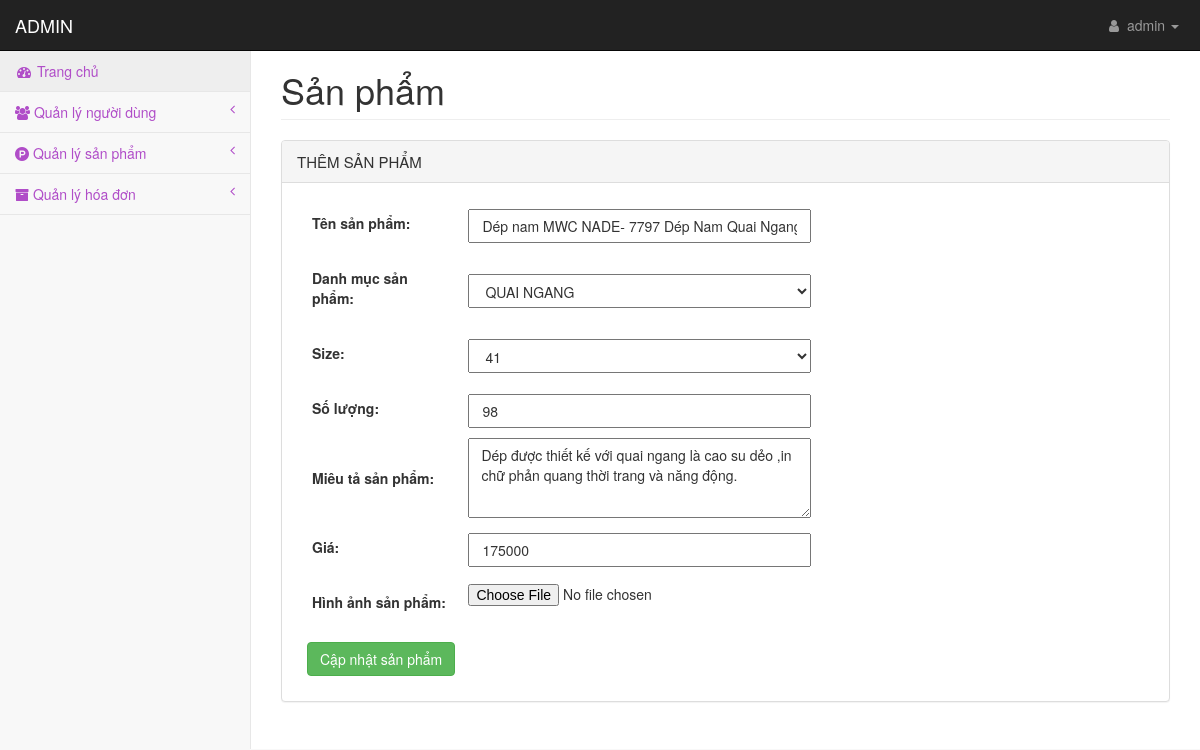
The page /admin/pages/productedit.php?productid=0 (signed in) on the database as committed earlier.
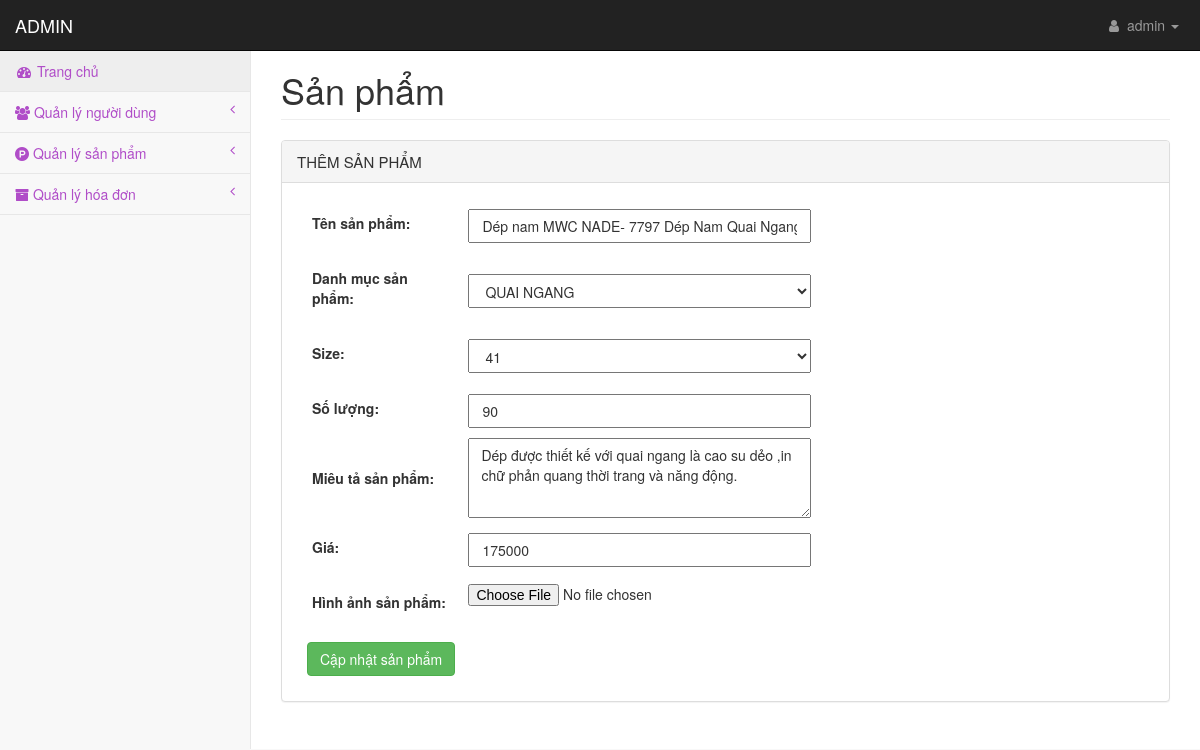
The same page on the database as committed later.
### tables this page shows
CREATE TABLE `tbl_sanpham` (
  `maSanPham` int(11) NOT NULL,
  `maLoai` int(11) NOT NULL,
  `tenSanPham` varchar(255) NOT NULL,
  `sizeSanPham` varchar(255) NOT NULL,
  `soLuongSanPham` varchar(255) NOT NULL,
  `mieuTaSanPham` mediumtext NOT NULL,
  `giaSanPham` varchar(255) NOT NULL,
  `trangThaiSanPham` varchar(255) NOT NULL DEFAULT '1',
  `hinhAnhSanPham` varchar(255) NOT NULL
);

CREATE TABLE `tbl_loaisanpham` (
  `maLoai` int(11) NOT NULL,
  `tenLoai` varchar(255) NOT NULL
);

### lib/session.php (called while the page is built, shortened)
<?php
class Session{
 public static function get($key){
    if (isset($_SESSION[$key])) {
     return $_SESSION[$key];
    } else {
     return false;
    }
 }
}
?>

### admin/lib/database.php (called while the page is built, shortened)
<?php
Class Database{
   public $host   = DB_HOST;
   public $user   = DB_USER;
   public $pass   = DB_PASS;
   public $dbname = DB_NAME;
   public $link;
private function connectDB(){
   $this->link = new mysqli($this->host, $this->user, $this->pass,
    $this->dbname);
 }
public function select($query){
  $result = $this->link->query($query) or
   die($this->link->error.__LINE__);
  if($result->num_rows > 0){
    return $result;
  } else {
    return false;
  }
 }
}

### admin/classes/product.php (called while the page is built, shortened)
<?php
	include_once '../lib/database.php';
?>
<?php
	class product
	{
		private $db;
		public function __construct()
		{
			$this->db = new Database();
		}
		public function getproductbyId($id){
			$query = "SELECT * FROM tbl_sanpham WHERE maSanPham = '$id' ";
			$result = $this->db->select($query);
			return $result;
		}
	}
?>

### admin/classes/category.php (called while the page is built, shortened)
<?php
	require_once '../lib/database.php';
?>
<?php
	class category
	{
		private $db;
		public function __construct()
		{
			$this->db = new Database();
		}
		public function show_category()
		{
			$query = "SELECT * FROM tbl_loaisanpham ORDER BY maLoai ASC";
			$result = $this->db->select($query);
			return $result;
		}
	}
?>

### admin/pages/productedit.php (the view, shortened to what the changed rows need)
<?php include 'header.php'; ?>
<?php include_once '../classes/category.php'; ?>
<?php include_once '../classes/product.php'; ?>
<?php
    $prod = new product();
    if (!isset($_GET['productid']) || $_GET['productid'] == ''){
        echo "<script>window.location = 'product.php'</script>";
    }else{
        $id = $_GET['productid'];
    }
?>
            <div id="page-wrapper">
                <div class="container-fluid">
                    <div class="row">
                        <div class="col-lg-12">
                            <h1 class="page-header">Sản phẩm</h1>
                        </div>
                    </div>
                    <div class="panel panel-default">
                        <div class="panel-body">
                        <?php
                            $get_product_by_id = $prod->getproductbyId($id);
                            if ($get_product_by_id){
                                while ($result_prod = $get_product_by_id->fetch_assoc()) {
                        ?>
                            <form action="" method="POST" enctype="multipart/form-data" name="formUser" onsubmit="return validationForm();">
                                <table style="width: 100%;">
                                <tr>
                                    <td class="tabLabel">
                                        <label class="labelAddProduct">Tên sản phẩm: </label>
                                    </td>
                                    <td>
                                        <input type="text" name="tenSanPham" value="<?php echo $result_prod['tenSanPham'] ?>" class="inputAddProduct" autofocus required>
                                    </td>
                                </tr>
                                <tr>
                                    <td class="tabLabel">
                                        <label class="labelAddProduct">Danh mục sản phẩm: </label>
                                    </td>
                                    <td>
                                        <select class="inputAddProduct" name="maLoai" required>
                                            <?php
                                                $cat = new category();
                                                $catlist = $cat->show_category();
                                                if ($catlist){
                                                    while ($result = $catlist->fetch_assoc()) {
                                            ?>
                                            <option
                                            <?php
                                                if ($result['maLoai'] == $result_prod['maLoai'] ){ echo 'selected'; }
                                            ?>
                                            value="<?php echo $result['maLoai']; ?>"><?php echo $result['tenLoai']; ?>
                                            </option>
                                            <?php
                                                }
                                            }
                                            ?>
                                        </select>
                                    </td>
                                </tr>
                                <tr>
                                    <td class="tabLabel" >
                                        <label class="labelAddProduct">Size: </label>
                                    </td>
                                    <td>
                                        <select class="inputAddProduct" name="sizeSanPham" required>
                                            <?php
                                                $i= 36;
                                                while ($i < 46){
                                                    $i++;
                                            ?>
                                            <option
                                            <?php
                                                if ($result_prod['sizeSanPham'] == $i){ echo 'selected'; }
                                            ?>
                                                value="<?php echo $i ?>"><?php echo $i ?>
                                            </option>
                                            <?php
                                                }
                                            ?>
                                        </select>
                                    </td>
                                </tr>
                                <tr>
                                    <td class="tabLabel">
                                        <label class="labelAddProduct">Số lượng: </label>
                                    </td>
                                    <td>
                                        <input type="text" name="soLuongSanPham" value="<?php echo $result_prod['soLuongSanPham'] ?>" class="inputAddProduct" required>
                                    </td>
                                </tr>
                                 <tr>
                                    <td class="tabLabel">
                                        <label class="labelAddProduct">Miêu tả sản phẩm: </label>
                                    </td>
                                    <td>
                                        <textarea name="mieuTaSanPham" rows="2" cols="25" class="inputAddProduct" style="height: 80px;" required><?php echo $result_prod['mieuTaSanPham'] ?></textarea>
                                    </td>
                                </tr>
                                 <tr>
                                    <td class="tabLabel">
                                        <label class="labelAddProduct">Giá: </label>
                                    </td>
                                    <td>
                                        <input type="text" name="giaSanPham" value="<?php echo $result_prod['giaSanPham'] ?>" class="inputAddProduct" required>
                                    </td>
                                </tr>
                                <tr>
                                    <td class="tabLabel">
                                        <label class="labelAddProduct">Hình ảnh sản phẩm: </label>
                                    </td>
                                    <td>
                                        <input name="image" type="file" accept="image/*" onchange="loadFile(event)" >
                                    </td>
                                </tr>
                                 </table>
                                 <input type="submit" name="submit" value="Cập nhật sản phẩm" class="btn btn-success" style="margin: 10px;">
                            </form>
                            <?php
                                }
                            }
                            ?>
                         </div>
                    </div>
                                </div>
                            </div>
                        </div>
        <link rel="stylesheet" type="text/css" href="../css/style.css">
    </body>
</html>

### admin/pages/header.php (shortened to what the changed rows need)
<?php
    include '../../lib/session.php';
?>
<?php
    include_once '../classes/product.php';
?>
<!DOCTYPE html>
<html lang="en">
    <head>
        <link rel="stylesheet" type="text/css" href="../css/style.css">
        <link href="../css/bootstrap.min.css" rel="stylesheet">
        <link href="../css/metisMenu.min.css" rel="stylesheet">
        <link href="../css/timeline.css" rel="stylesheet">
        <link href="../css/startmin.css" rel="stylesheet">
        <link href="../css/morris.css" rel="stylesheet">
        <link rel="stylesheet" type="text/css" href="../css/jquery-ui.min.css">
        <link href="../css/font-awesome.min.css" rel="stylesheet" type="text/css">
    </head>
    <body>
        <div id="wrapper">
            <nav class="navbar navbar-inverse navbar-fixed-top" role="navigation">
                <div class="navbar-header">
                    <a class="navbar-brand" href="index.php"><?php
            if (Session::get('maVaiTro') == '1'){
                echo 'ADMIN';
            }else echo 'MANAGER';
        ?></a>
                </div>
            </nav>

Rows that differ between the two databases and show on the page:
changed tbl_sanpham "Dép nam MWC NADE- 7797 Dép Nam Quai Ngang Phối Chữ Phản Quang": soLuongSanPham "98" → "90"
